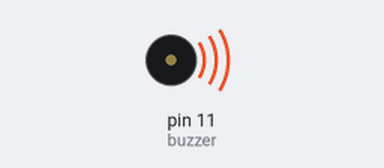
The sketch below on a simulated Arduino Uno, built with avr-gcc and run on an emulated ATmega328P. On the bench: buzzer (waves = sounding).

Above: at 0.16 s.
At 22.3 s:
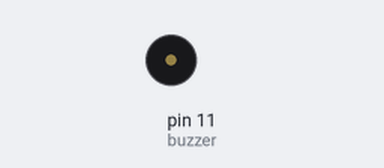
Timing chart, 0 to 26.8 s (numbered marks = the images above):
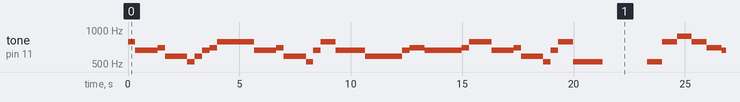

The sketch:

music.ino
```cpp
const int buzzer = 11;

const int toneTable[7][5]={

    { 66, 131, 262, 523, 1046},  // C Do

    { 74, 147, 294, 587, 1175},  // D Re

    { 83, 165, 330, 659, 1318},  // E Mi

    { 88, 175, 349, 698, 1397},  // F Fa

    { 98, 196, 392, 784, 1568},  // G So

    {110, 220, 440, 880, 1760},  // A La

    {124, 247, 494, 988, 1976}   // B Si

};

char toneName[]="CDEFGAB";

char beeTone[]="GEEFDDCDEFGGGGEEFDDCEGGEDDDDDEFEEEEEFGGEEFDDCEGGC";

char starTone[]="CCGGAAGFFEEDDCGGFFEEDGGFFEEDCCGGAAGFFEEDDC";

int beeBeat[]={

    1,1,2, 1,1,2, 1,1,1,1,1,1,2,

    1,1,2, 1,1,2, 1,1,1,1,4,

    1,1,1,1,1,1,2, 1,1,1,1,1,1,2,

    1,1,2, 1,1,2, 1,1,1,1,4

};

int starBeat[]={

    1,1,1,1,1,1,2, 1,1,1,1,1,1,2,

    1,1,1,1,1,1,2, 1,1,1,1,1,1,2,

    1,1,1,1,1,1,2, 1,1,1,1,1,1,2

};


int getTone(char symbol) {

    int toneNo = 0;

    for ( int ii=0; ii<7; ii++ ) {

        if ( toneName[ii]==symbol ) {

            toneNo = ii;

            break;

        }

    }

    return toneNo;

}


void setup() {

    pinMode(buzzer,OUTPUT);

    noTone(buzzer);

}


void loop() {

    int ii, length, toneNo;

    int duration;


    // bee

    length = sizeof(beeTone)-1;

    for ( ii=0; ii<length; ii++ ) {

        toneNo = getTone(beeTone[ii]);

        duration = beeBeat[ii]*333;

        tone(buzzer,toneTable[toneNo][3]);

        delay(duration);

        noTone(buzzer);

    }

    delay(2000);


    // star

    length = sizeof(starTone)-1;

    for ( ii=0; ii<length; ii++ ) {

        toneNo = getTone(starTone[ii]);

        duration = starBeat[ii]*333;

        tone(buzzer,toneTable[toneNo][3]);

        delay(duration);

        noTone(buzzer);

    }

    noTone(buzzer);

    delay(2000);

}
```

Measured:
- by itself, tone on pin 11 (buzzer): plays 784 Hz for 0.33 s, 659 Hz for 1.0 s, 698 Hz for 0.33 s, 587 Hz for 1.0 s, 523 Hz for 0.33 s, 587 Hz for 0.33 s … (169 notes in this stretch)
